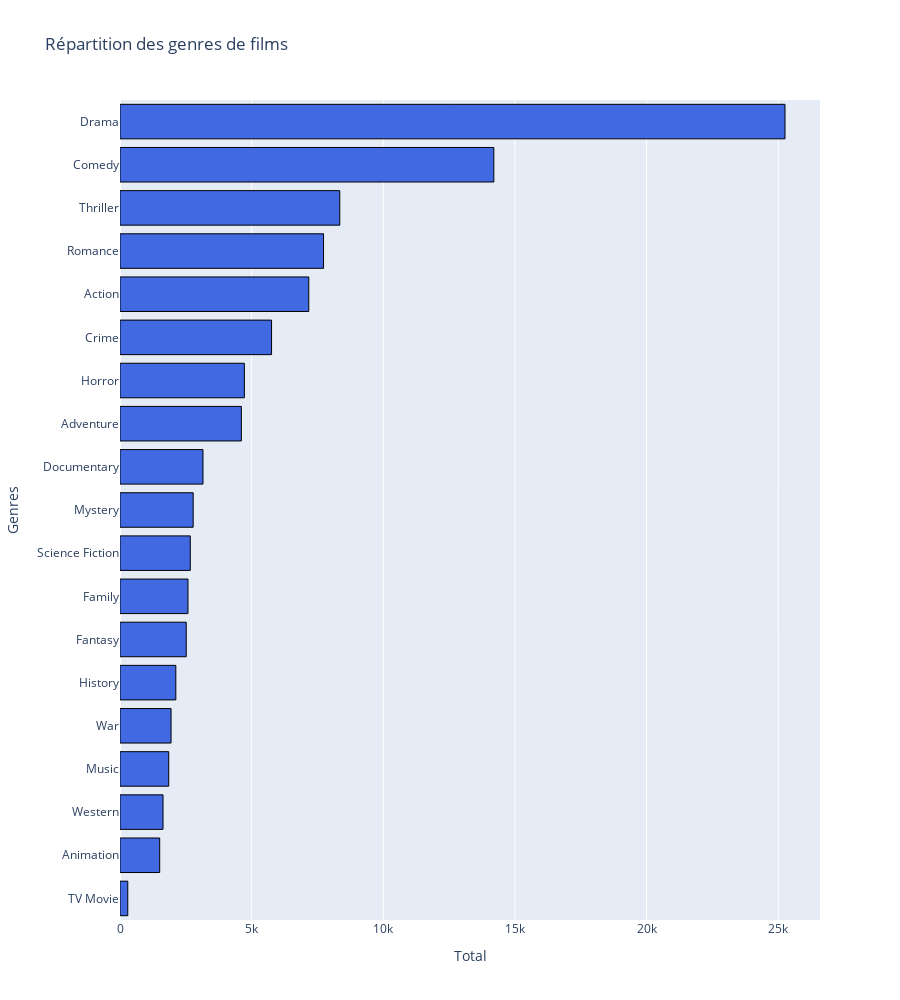

The notebook cell saved with this chart:
### Markdown cell above
- On cherche quel genre de films est le plus répandu dans le dataset filtré

### Code cell
movies_by_genres(df)

### Figure 1 — Plotly figure (JSON) as saved in the notebook; plotly's stock layout.template omitted (floating-point values rounded to 4 significant figures)
{"data": [{"marker": {"color": "royalblue", "line": {"color": "black", "width": 1}}, "orientation": "h", "showlegend": false, "type": "bar", "x": [295, 1508, 1634, 1851, 1939, 2120, 2516, 2582, 2669, 2779, 3152, 4610, 4724, 5756, 7170, 7731, 8347, 14199, 25258], "y": ["TV Movie", "Animation", "Western", "Music", "War", "History", "Fantasy", "Family", "Science Fiction", "Mystery", "Documentary", "Adventure", "Horror", "Crime", "Action", "Romance", "Thriller", "Comedy", "Drama"]}], "layout": {"autosize": true, "height": 1000, "title": {"text": "Répartition des genres de films"}, "xaxis": {"title": {"text": "Total"}}, "yaxis": {"title": {"text": "Genres"}}}}
